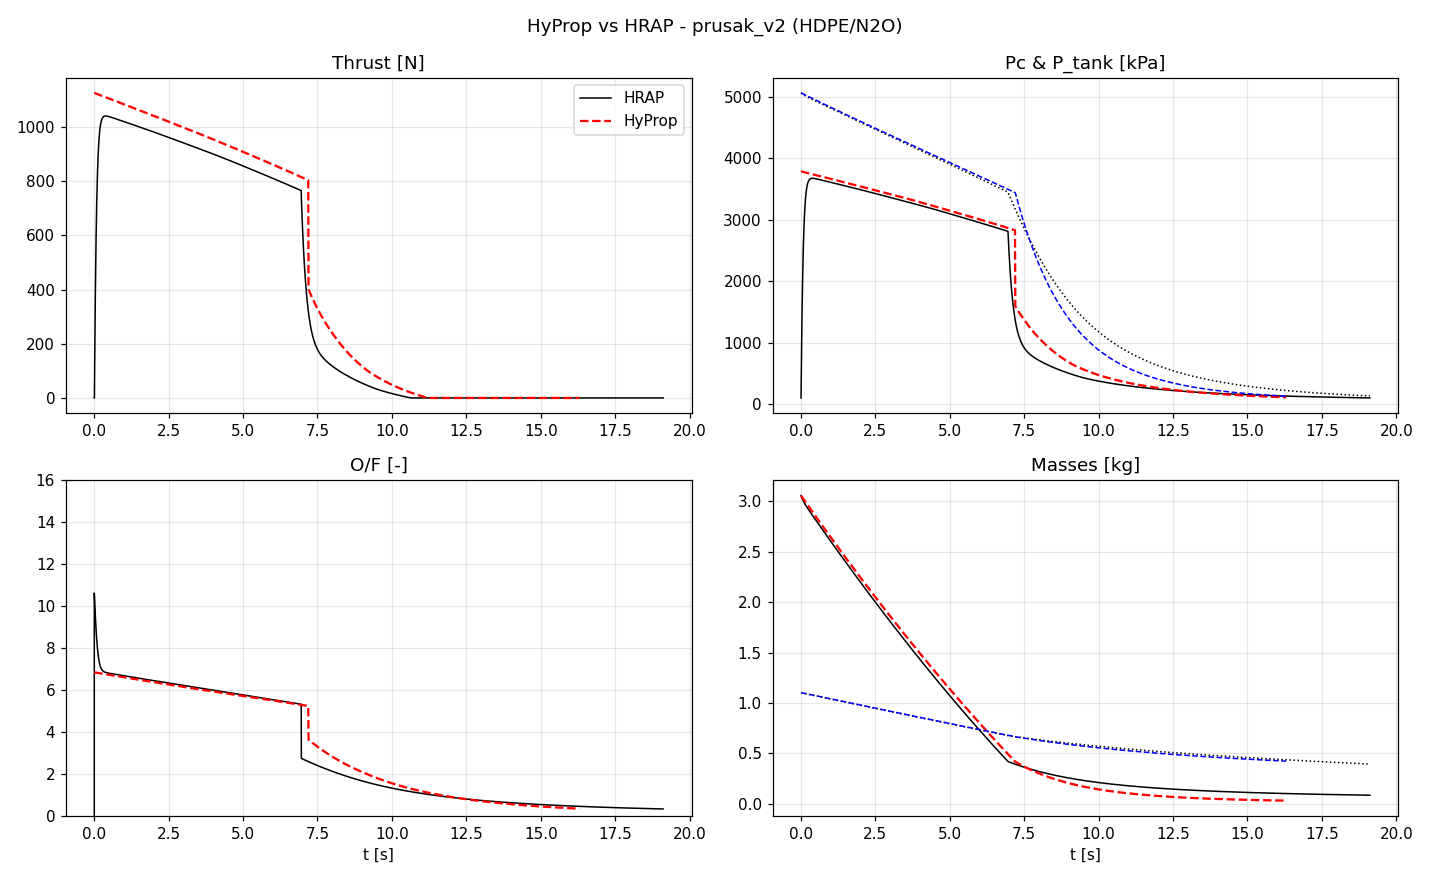

The Python source for this figure:
"""E6 benchmark: HyProp transient vs HRAP output (prusak_v2, HDPE/N2O).

Inputs replicated 1:1 from HRAP motor config prusak_v2.mat:
tank 100 cm x 75 mm (V = 4.418 L) @ 293.15 K; injector 5 x 2.0 mm,
Cd = 0.60; throat 16 mm, eps 5.3, nozzle eff 95%; eta_c* = 95%.
Grain reconstructed from the CSV itself (the shipped .mat is a NEWER
config): ID0 = 40 mm, OD = 62.5 mm, rho*L = 609 -> L = 0.662 m at
rho = 920 kg/m^3; matches m_fuel(0) = 1.1034 kg and mdot_f(t) exactly.
CSV-implied a = 1.040e-4 SI confirms our HRAP unit conversion.
"""
import math, sys
sys.path.insert(0, '.')
import numpy as np, pandas as pd
import hyprop.api as api
from hyprop.core.config import EngineConfig

V_TANK = math.pi * (0.075/2)**2 * 1.00           # 4.418e-3 m^3
CFG = dict(
    name="prusak_v2_benchmark",
    mission=dict(thrust_n=1000.0, burn_time_s=30.0,
                 ambient_pressure_pa=101325.0),
    oxidizer=dict(name="n2o", temperature_k=293.15),
    fuel=dict(name="hdpe", density_kg_m3=920.0),
    grain=dict(geometry="cylindrical", length_m=0.662,
               outer_diameter_m=0.0625,
               port=dict(initial_diameter_m=0.040)),
    tank=dict(model="equilibrium_blowdown", volume_m3=V_TANK,
              oxidizer_mass_kg=3.0584),
    injector=dict(model="spi", discharge_coefficient=0.60,
                  orifice_count=5, orifice_diameter_m=2.0e-3),
    nozzle=dict(throat_diameter_m=16e-3, expansion_ratio=5.3,
                divergence_half_angle_deg=15.0, efficiency=0.9673,
                discharge_coefficient=0.98),
    #   ^ HRAP noz_eff=0.95 is total; our lambda(15deg)=0.983 * 0.9673 = 0.95
    efficiencies=dict(eta_cstar=0.95),
    simulation=dict(dt_s=0.01, t_max_s=30.0, pc_solver="fixed_point"),
)

def main():
    config = EngineConfig.from_dict(CFG)
    result = api.run(config)
    df = result.history.to_dataframe()
    ref = pd.read_csv(
        "/sessions/festive-nice-darwin/mnt/HRAP/application/output/"
        "prusakv2_HRAP_output.csv")
    ref.columns = [c.strip() for c in ref.columns]

    # --- compare on common time base (liquid phase + tail) --------------
    lro = result.event_time("liquid_runout") or df.t.iloc[-1]
    t_grid = np.arange(0.2, min(lro, 7.0), 0.05)   # liquid phase, skip ramp
    def interp(x, y): return np.interp(t_grid, x, y)
    F_h  = interp(df.t, df.thrust)
    F_r  = interp(ref["Time (s)"], ref["Thrust (N)"])
    Pc_h = interp(df.t, df.pc) / 1e3
    Pc_r = interp(ref["Time (s)"], ref["Combustion Chamber Pressure (kPa)"])
    Pt_h = interp(df.t, df.p_tank) / 1e3
    Pt_r = interp(ref["Time (s)"], ref["Oxidizer Tank Pressure (kPa)"])
    OF_h = interp(df.t, df.of)
    OF_r = interp(ref["Time (s)"], ref["Oxidizer to Fuel Ratio"])

    def dev(a, b): return float(np.mean(np.abs(a-b)) / np.mean(np.abs(b)))
    lro_h = lro
    it_r = float(np.trapz(ref["Thrust (N)"], ref["Time (s)"]))
    mask_r = ref["Time (s)"] <= 7.0
    mask_h = df.t <= lro
    it_r_liq = float(np.trapz(ref.loc[mask_r, "Thrust (N)"], ref.loc[mask_r, "Time (s)"]))
    it_h_liq = float(np.trapz(df.loc[mask_h, "thrust"], df.loc[mask_h, "t"]))
    print(f"Liquid-phase impulse: HyProp {it_h_liq:.0f} vs HRAP {it_r_liq:.0f} Ns "
          f"({100*(it_h_liq/it_r_liq-1):+.1f}%)")

    print(f"HyProp: It={result.summary['total_impulse_ns']:.0f} Ns, "
          f"Fpeak={result.summary['peak_thrust_n']:.0f} N, "
          f"Pc_peak={result.summary['peak_pc_pa']/1e5:.1f} bar, "
          f"LRO={lro_h}, t_end={result.summary['burn_time_s']:.2f} s, "
          f"events={result.events}")
    print(f"HRAP : It={it_r:.0f} Ns, Fpeak={ref['Thrust (N)'].max():.0f} N, "
          f"Pc_peak={ref['Combustion Chamber Pressure (kPa)'].max()/1e2:.1f} bar, "
          f"t_end={ref['Time (s)'].iloc[-1]:.2f} s")
    print(f"Mean rel. dev.: F={100*dev(F_h,F_r):.1f}%  Pc={100*dev(Pc_h,Pc_r):.1f}%  "
          f"P_tank={100*dev(Pt_h,Pt_r):.1f}%  OF={100*dev(OF_h,OF_r):.1f}%")

    # --- plots ----------------------------------------------------------
    import matplotlib; matplotlib.use("Agg")
    import matplotlib.pyplot as plt
    fig, ax = plt.subplots(2, 2, figsize=(13, 8))
    ax[0,0].plot(ref["Time (s)"], ref["Thrust (N)"], 'k-', lw=1, label="HRAP")
    ax[0,0].plot(df.t, df.thrust, 'r--', lw=1.5, label="HyProp")
    ax[0,0].set_title("Thrust [N]"); ax[0,0].legend()
    ax[0,1].plot(ref["Time (s)"], ref["Combustion Chamber Pressure (kPa)"], 'k-', lw=1)
    ax[0,1].plot(df.t, df.pc/1e3, 'r--', lw=1.5)
    ax[0,1].plot(ref["Time (s)"], ref["Oxidizer Tank Pressure (kPa)"], 'k:', lw=1)
    ax[0,1].plot(df.t, df.p_tank/1e3, 'b--', lw=1)
    ax[0,1].set_title("Pc & P_tank [kPa]")
    ax[1,0].plot(ref["Time (s)"], ref["Oxidizer to Fuel Ratio"], 'k-', lw=1)
    ax[1,0].plot(df.t, df.of, 'r--', lw=1.5); ax[1,0].set_ylim(0, 16)
    ax[1,0].set_title("O/F [-]"); ax[1,0].set_xlabel("t [s]")
    ax[1,1].plot(ref["Time (s)"], ref["Oxidizer Mass (kg)"], 'k-', lw=1)
    ax[1,1].plot(df.t, df.m_ox, 'r--', lw=1.5)
    ax[1,1].plot(ref["Time (s)"], ref["Fuel Mass (kg)"], 'k:', lw=1)
    ax[1,1].plot(df.t, df.m_fuel, 'b--', lw=1)
    ax[1,1].set_title("Masses [kg]"); ax[1,1].set_xlabel("t [s]")
    for a in ax.flat: a.grid(alpha=0.3)
    fig.suptitle("HyProp vs HRAP - prusak_v2 (HDPE/N2O)")
    fig.tight_layout()
    fig.savefig("examples/benchmark_prusak_v2.png", dpi=110)
    print("Saved examples/benchmark_prusak_v2.png")

if __name__ == "__main__":
    main()
